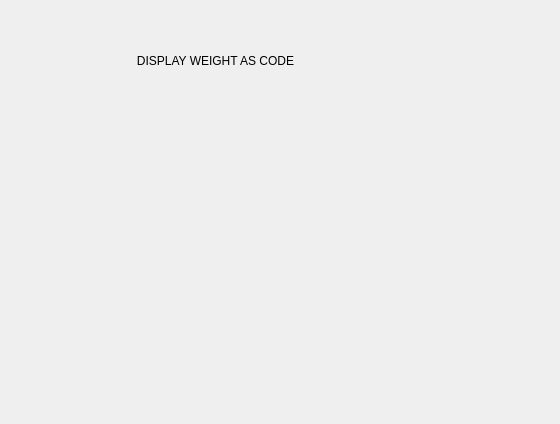
<?xml version="1.0" encoding="UTF-8"?>
<ui version="4.0">
 <class>Dialog</class>
 <widget class="QDialog" name="Dialog">
  <property name="geometry">
   <rect>
    <x>0</x>
    <y>0</y>
    <width>560</width>
    <height>424</height>
   </rect>
  </property>
  <property name="sizePolicy">
   <sizepolicy hsizetype="Fixed" vsizetype="Fixed">
    <horstretch>0</horstretch>
    <verstretch>0</verstretch>
   </sizepolicy>
  </property>
  <property name="minimumSize">
   <size>
    <width>560</width>
    <height>424</height>
   </size>
  </property>
  <property name="maximumSize">
   <size>
    <width>560</width>
    <height>424</height>
   </size>
  </property>
  <property name="windowTitle">
   <string>Dialog</string>
  </property>
  <property name="styleSheet">
   <string notr="true">border: 3px yellow;</string>
  </property>
  <widget class="QLabel" name="label">
   <property name="geometry">
    <rect>
     <x>60</x>
     <y>10</y>
     <width>311</width>
     <height>101</height>
    </rect>
   </property>
   <property name="text">
    <string>DISPLAY WEIGHT AS CODE</string>
   </property>
   <property name="alignment">
    <set>Qt::AlignCenter</set>
   </property>
  </widget>
 </widget>
 <resources/>
 <connections/>
</ui>
